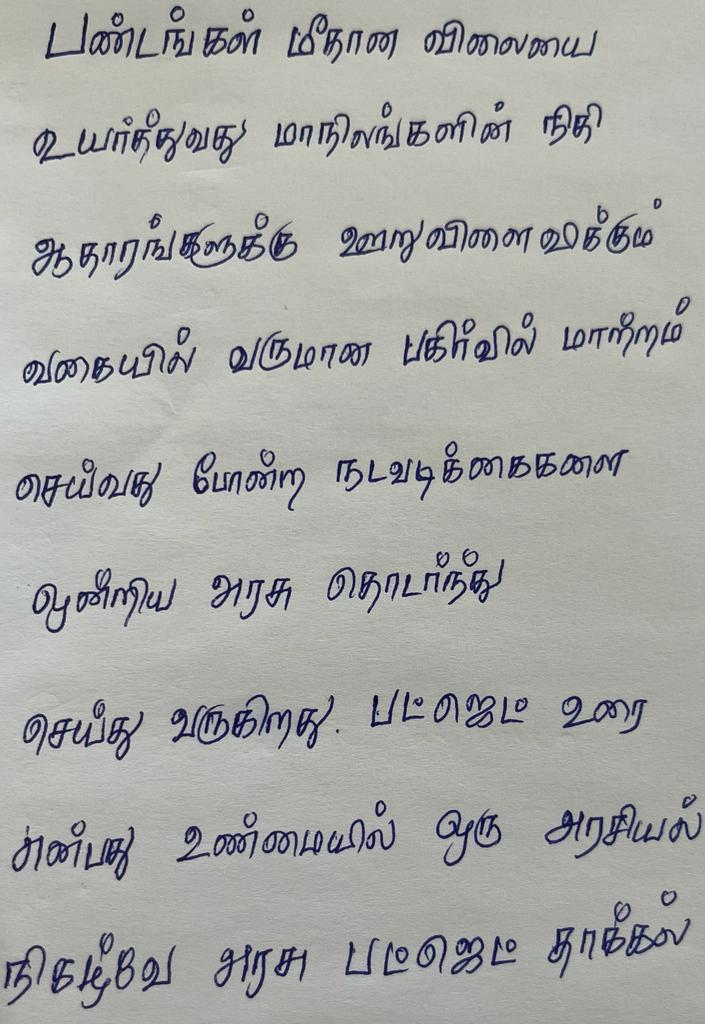
#> input picture input/11.jpeg, 705 x 1024 px; its folder holds only this picture in this run
$ python foss_v1.py
#> lines starting #> are read from the running program, lines starting #| are printed output that depends on the picture
#Python 3

#packages
from PIL import Image, ImageEnhance
import os


in_path = os.getcwd()+"/input"


if os.path.exists(in_path) == True:
	in_list = os.listdir(in_path)
	#os.chdir(in_path)
	if len(in_list) == 0:
		print("Note: Please add some image files for preprocessing")
	else:
		os.makedirs(os.getcwd()+'/preprocessed/', exist_ok=True)
		#ouput directory creation
		os.makedirs(os.getcwd()+'/output/', exist_ok=True)
		for img in in_list:
			with Image.open(os.getcwd()+"/input/"+img) as im:
				#convert into grayscale
#> im is the input picture: PIL image 705x1024 RGB; mean R, G, B 168.8, 169.5, 166.5
				grayscaleImg = im.convert("L")
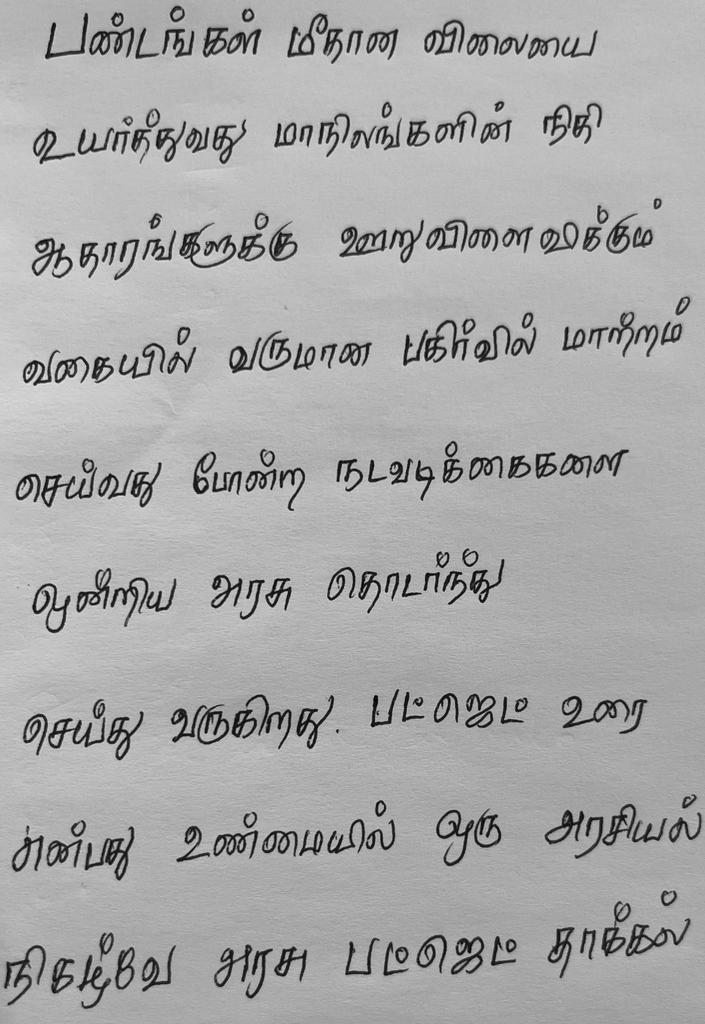
#> grayscaleImg: PIL image 705x1024 L; min 0, max 234, mean 168.9

				#image contrast enhancer
				enhancer = ImageEnhance.Contrast(grayscaleImg)

				factor = 1.5 #increase contrast
				contrastImg = enhancer.enhance(factor)
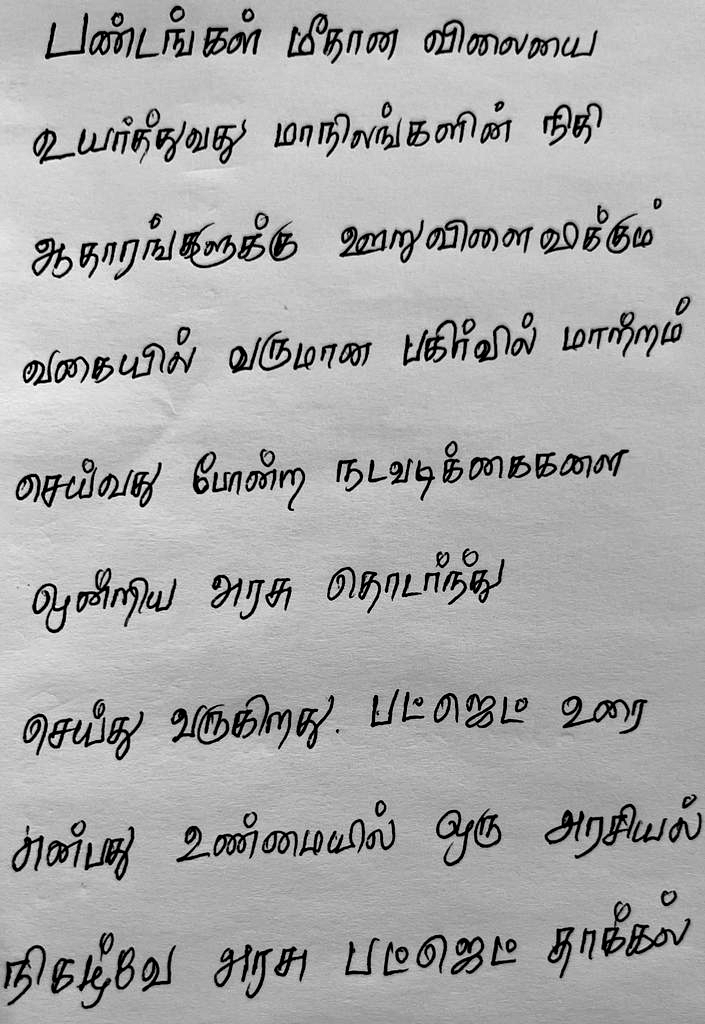
#> contrastImg: PIL image 705x1024 L; min 0, max 255, mean 170.1

				#image brightness enhancer
				enhancer = ImageEnhance.Brightness(contrastImg)

				factor = 2 #increase Brightness
				im_output = enhancer.enhance(factor)
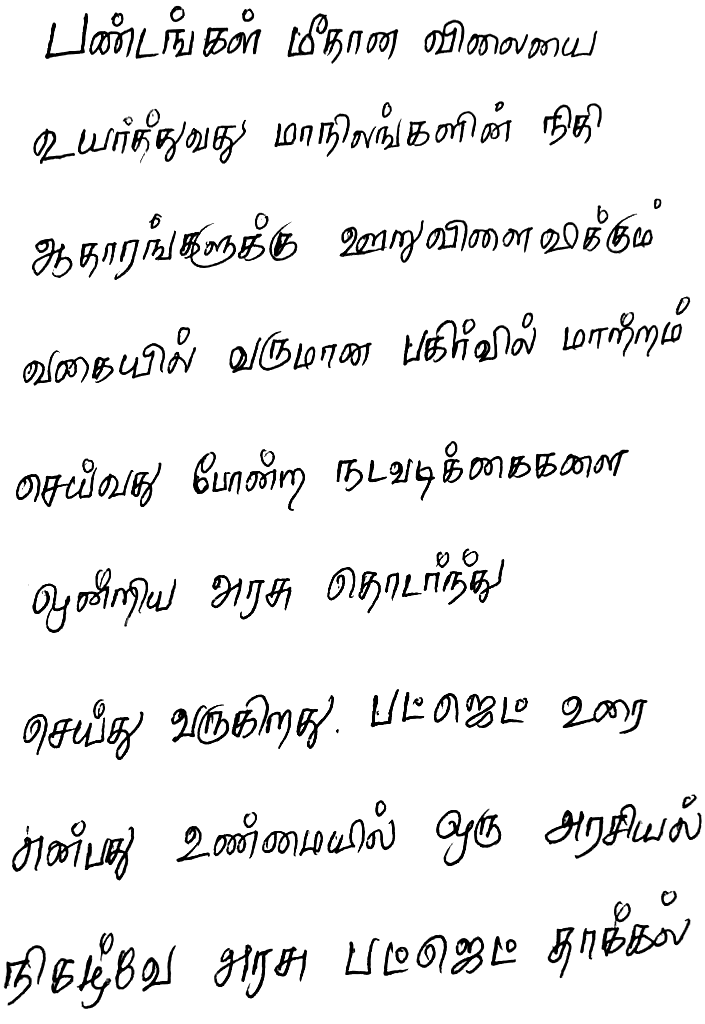
#> im_output: PIL image 705x1024 L; min 0, max 255, mean 237.6

				#im_output.show("more-brightness-image.png")
				im_output.save(os.getcwd()+'/preprocessed/'+img)


else:
	print("Note: Please create the input directories with image files")


pr_path = os.getcwd()+"/preprocessed/"
pr_list = os.listdir(pr_path)

for img in pr_list:
	with Image.open(os.getcwd()+"/preprocessed/"+img) as im:
		width, height = im.size
		print(im.size)

		# Setting the points for cropped image
		left = 0
		top = 40
		right = 1100
		bottom = 100
		for i in range(0,10):
			img_res = im_output.crop((left, top, right, bottom))
			#img_res = im_output.crop((left, bottom, right, top))
			#img_res.save(os.getcwd()+'/output/'+img+str(i)+'.png')
			img_res.save(os.getcwd()+'/output/'+img+str(i)+".png")
			top+=45
			bottom+=45

$ run again, on input/i7.jpeg
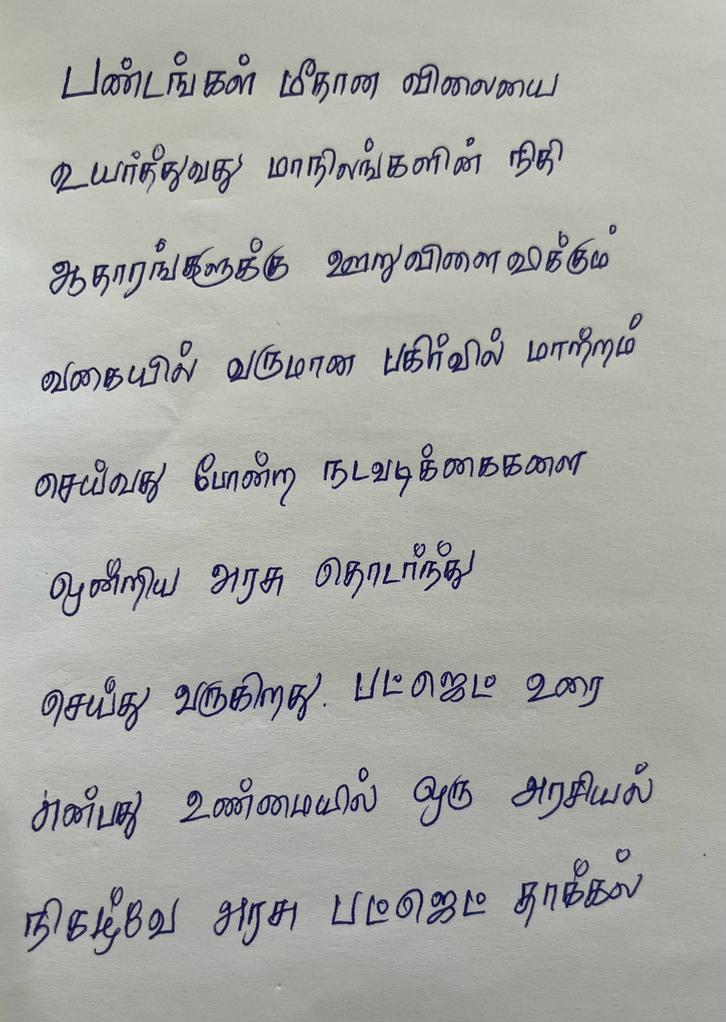
#> input picture input/i7.jpeg, 726 x 1022 px
#> im is the input picture: PIL image 726x1022 RGB; mean R, G, B 170, 170.5, 166.7
#> `contrastImg = enhancer.enhance(factor)`:
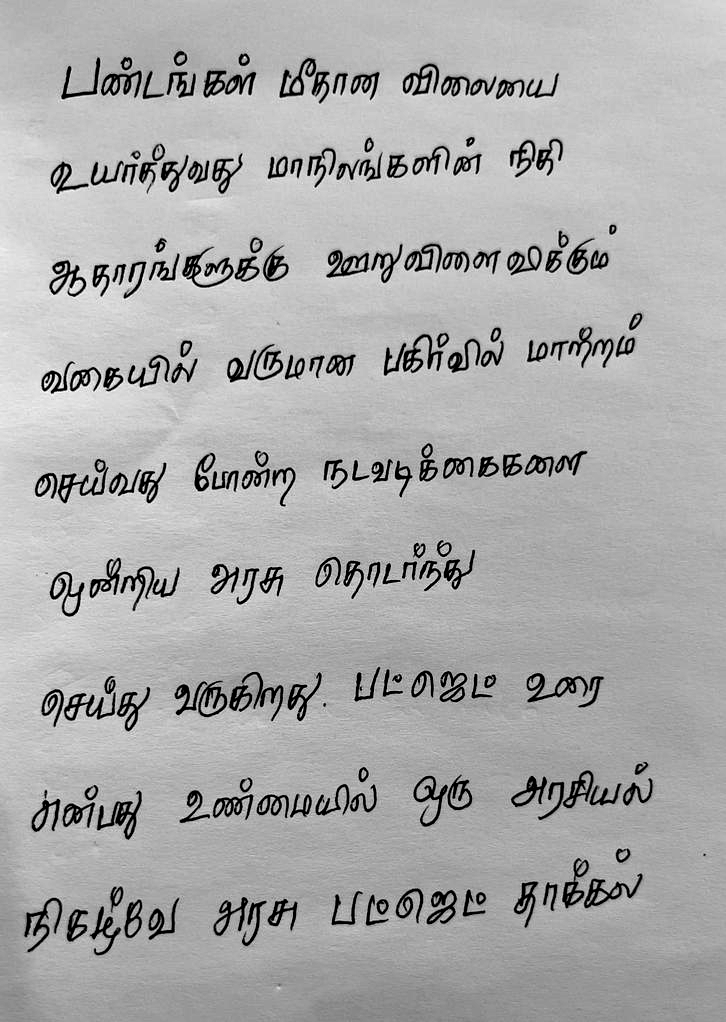
#> contrastImg: PIL image 726x1022 L; min 0, max 255, mean 171
#> `im_output = enhancer.enhance(factor)`:
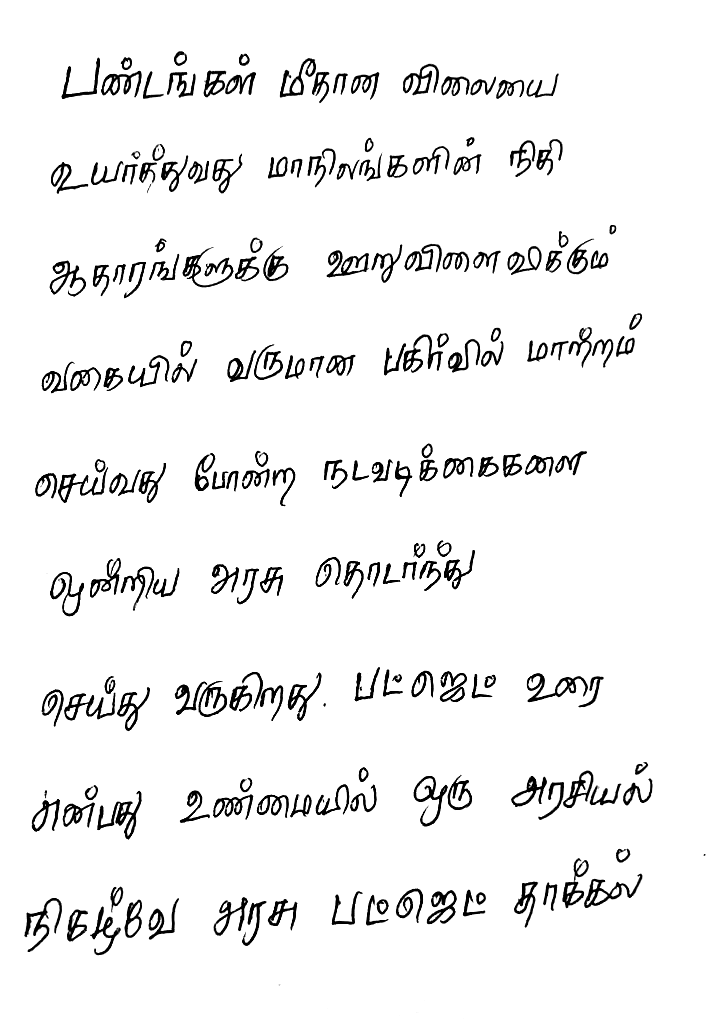
#> im_output: PIL image 726x1022 L; min 0, max 255, mean 241.2

$ run again, on input/i1.jpeg
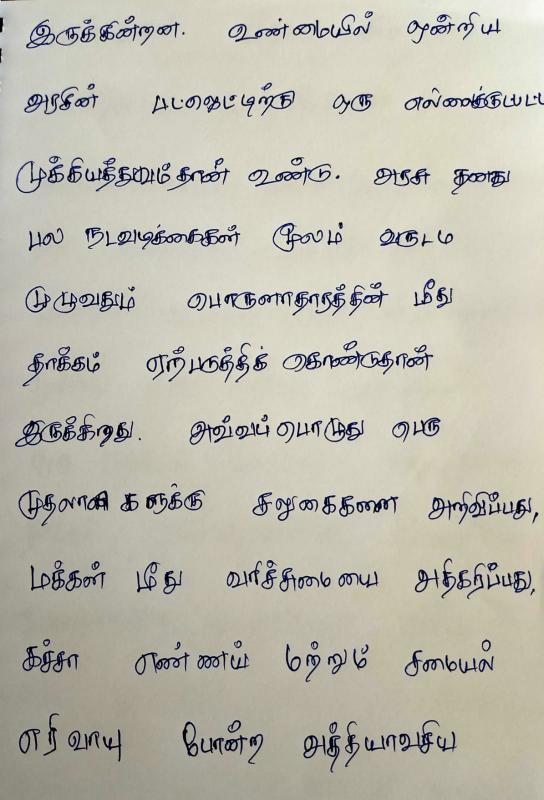
#> input picture input/i1.jpeg, 1087 x 1600 px (shown at 1/2 size)
#> im is the input picture: PIL image 1087x1600 RGB; mean R, G, B 188.5, 186, 173.4
#> `contrastImg = enhancer.enhance(factor)`:
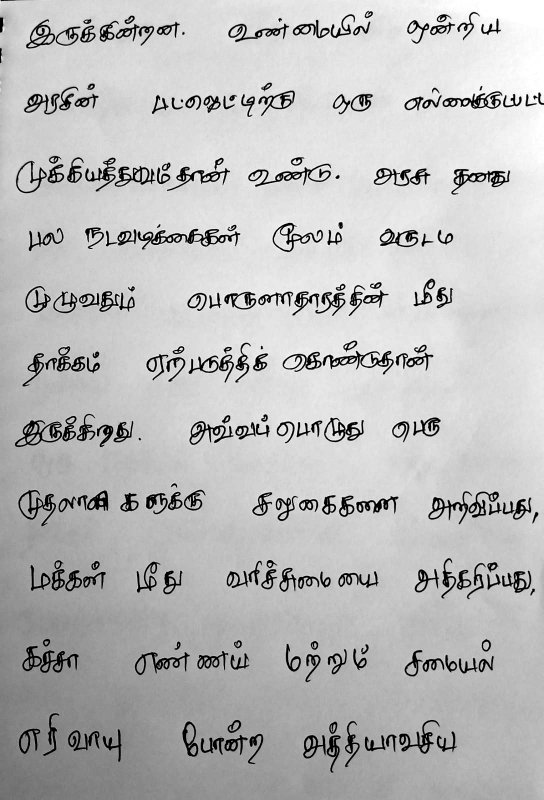
#> contrastImg: PIL image 1087x1600 L (shown at 1/2 size); min 0, max 255, mean 187.7
#> `im_output = enhancer.enhance(factor)`:
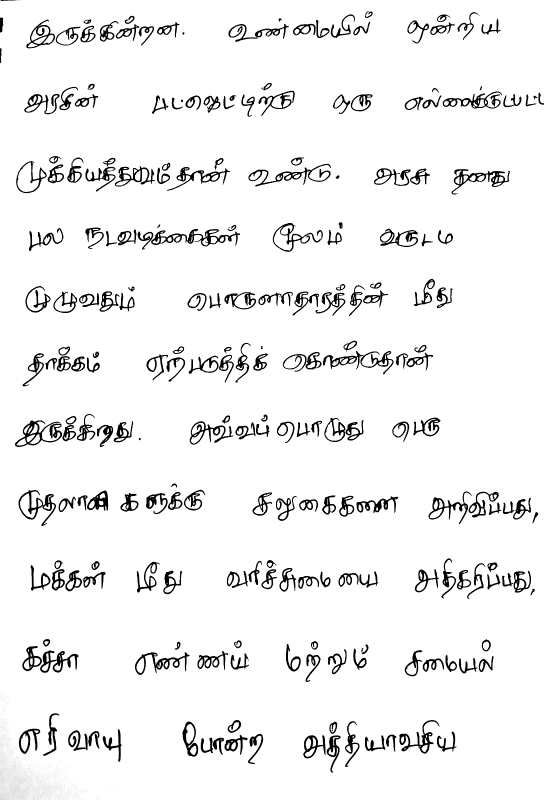
#> im_output: PIL image 1087x1600 L (shown at 1/2 size); min 0, max 255, mean 240.7
